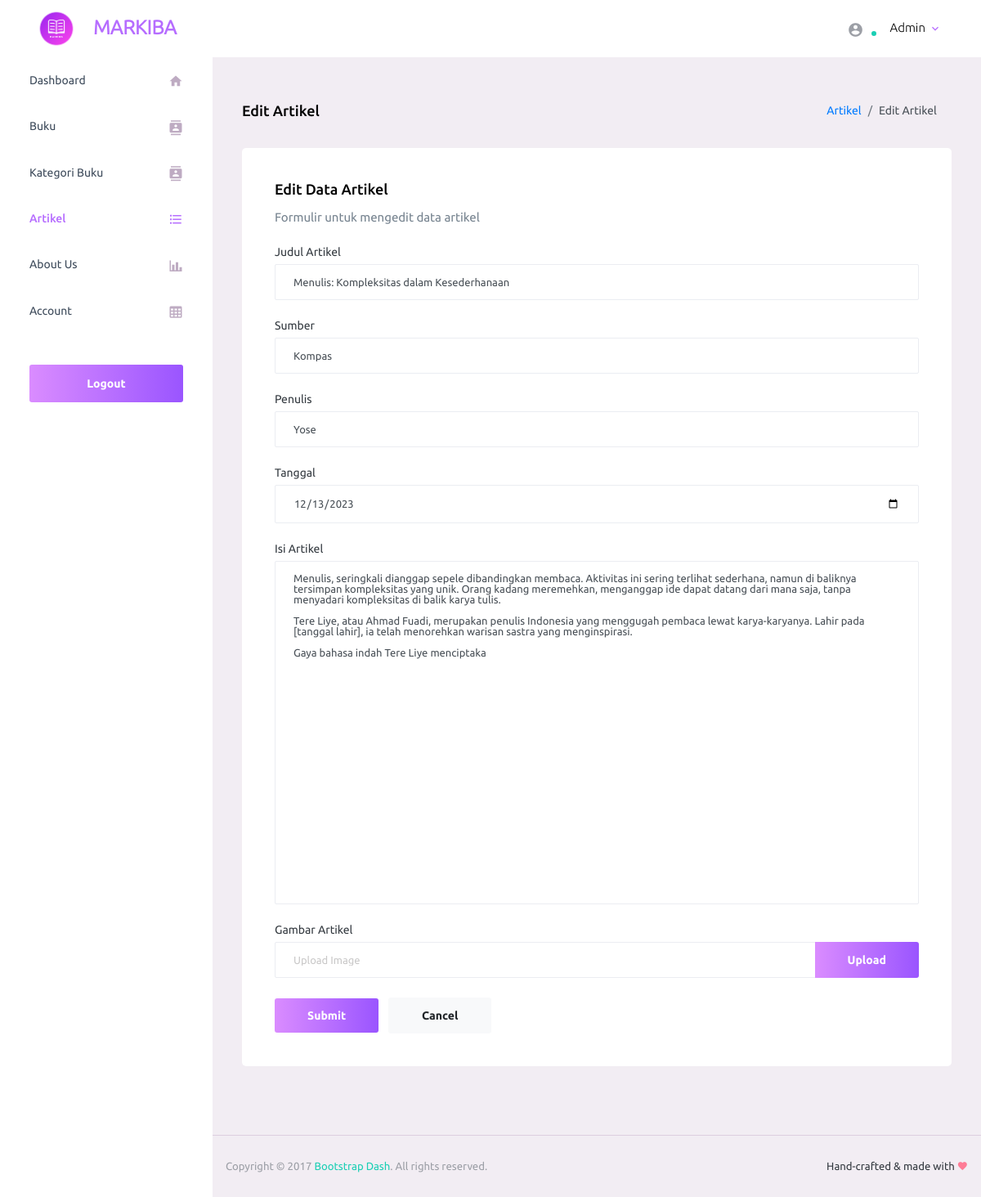
The app's page /pages/artikel/edit_artikel.php?id_artikel=1 (signed in) with its own data.
### tables this page shows
CREATE TABLE `artikel` (
  `id_artikel` int NOT NULL,
  `judul_artikel` text NOT NULL,
  `sumber` varchar(50) NOT NULL,
  `penulis` varchar(30) NOT NULL,
  `tanggal` date NOT NULL,
  `gambar` longblob NOT NULL,
  `isi_artikel` text NOT NULL
);

### pages/artikel/edit_artikel.php (the view, shortened to what this page needs)
<?php
include '../../../koneksi.php';
$id_artikel = $_GET['id_artikel'];
$sql = "SELECT * FROM artikel WHERE id_artikel = ?";
$stmt = mysqli_prepare($conn, $sql);
mysqli_stmt_bind_param($stmt, "s", $id_artikel);
mysqli_stmt_execute($stmt);
$result = mysqli_stmt_get_result($stmt);
if ($row = mysqli_fetch_assoc($result)) {
    $judul_artikel = $row['judul_artikel'];
    $sumber = $row['sumber'];
    $penulis = $row['penulis'];
    $tanggal = $row['tanggal'];
    $isi_artikel = $row['isi_artikel'];
} else {
    header("Location: artikel.php?status=error&message=Article not found");
    exit();
}
?>
<!DOCTYPE html>
<html lang="en">
<head>
  <link rel="stylesheet" href="../../vendors/iconfonts/mdi/css/materialdesignicons.min.css">
  <link rel="stylesheet" href="../../vendors/css/vendor.bundle.base.css">
  <link rel="stylesheet" href="../../css/style.css">
</head>
<body>
  <div class="container-scroller">
    <nav class="navbar default-layout-navbar col-lg-12 col-12 p-0 fixed-top d-flex flex-row">
      <div class="text-center navbar-brand-wrapper d-flex align-items-center justify-content-center">
        <a class="navbar-brand brand-logo" href="index.php"><img src="../../images/Markiba.png" alt="logo" style="width: 50px; height: 50px; margin-right:20px"/><span class="text-primary" style="font-weight: bold">MARKIBA<span></a>
      </div>
      <div class="navbar-menu-wrapper d-flex align-items-stretch">
        <ul class="navbar-nav navbar-nav-right">
          <li class="nav-item nav-profile dropdown">
            <a class="nav-link dropdown-toggle" id="profileDropdown" href="#" data-toggle="dropdown" aria-expanded="false">
              <div class="nav-profile-img">
                <i class="mdi mdi-account-circle"></i>
                <span class="availability-status online"></span>
              </div>
              <div class="nav-profile-text">
                <p class="mb-1 text-black">Admin</p>
              </div>
            </a>
          </li>
        </ul>
      </div>
    </nav>
    <div class="container-fluid page-body-wrapper">
      <nav class="sidebar sidebar-offcanvas" id="sidebar">
        <ul class="nav">
          <li class="nav-item">
            <a class="nav-link" href="../../index.php">
              <span class="menu-title">Dashboard</span>
              <i class="mdi mdi-home menu-icon"></i>
            </a>
          </li>
          <li class="nav-item">
            <a class="nav-link" href="../buku/buku.php">
              <span class="menu-title">Buku</span>
              <i class="mdi mdi-contacts menu-icon"></i>
            </a>
          </li>
          <li class="nav-item">
            <a class="nav-link" href="../kategori/kategori.php">
              <span class="menu-title">Kategori Buku</span>
              <i class="mdi mdi-contacts menu-icon"></i>
            </a>
          </li>
          <li class="nav-item active">
            <a class="nav-link" href="artikel.php">
              <span class="menu-title">Artikel</span>
              <i class="mdi mdi-format-list-bulleted menu-icon"></i>
            </a>
          </li>
          <li class="nav-item">
            <a class="nav-link" href="../about/about.php">
              <span class="menu-title">About Us</span>
              <i class="mdi mdi-chart-bar menu-icon"></i>
            </a>
          </li>
          <li class="nav-item">
            <a class="nav-link" href="../account/account.php">
              <span class="menu-title">Account</span>
              <i class="mdi mdi-table-large menu-icon"></i>
            </a>
          </li>
          <li class="nav-item sidebar-actions">
            <span class="nav-link">
              <a class="btn btn-block btn-lg btn-gradient-primary mt-1" href="../auth/process_logout.php">Logout</a>
            </span>
          </li>
        </ul>
      </nav>
      <div class="main-panel">
      <div class="content-wrapper">
          <div class="page-header">
            <h3 class="page-title">
              Edit Artikel
            </h3>
            <nav aria-label="breadcrumb">
              <ol class="breadcrumb">
                <li class="breadcrumb-item"><a href="#">Artikel</a></li>
                <li class="breadcrumb-item active" aria-current="page">Edit Artikel</li>
              </ol>
            </nav>
          </div>
          <div class="row">
            <div class="col-12 grid-margin stretch-card">
                <div class="card">
                    <div class="card-body">
                        <h4 class="card-title">Edit Data Artikel</h4>
                        <p class="card-description">
                            Formulir untuk mengedit data artikel
                        </p>
                        <form action="proses_edit_artikel.php" method="post" enctype="multipart/form-data">
                            <div class="form-group">
                                <label for="judul_artikel">Judul Artikel</label>
                                <input type="text" class="form-control" id="judul_artikel" name="judul_artikel" value="<?php echo $judul_artikel; ?>" required>
                            </div>
                            <div class="form-group">
                                <label for="sumber">Sumber</label>
                                <input type="text" class="form-control" id="sumber" name="sumber" value="<?php echo $sumber; ?>" required>
                            </div>
                            <div class="form-group">
                                <label for="penulis">Penulis</label>
                                <input type="text" class="form-control" id="penulis" name="penulis" value="<?php echo $penulis; ?>" required>
                            </div>
                            <div class="form-group">
                                <label for="tanggal">Tanggal</label>
                                <input type="date" class="form-control" id="tanggal" name="tanggal" value="<?php echo $tanggal; ?>" required>
                            </div>
                            <div class="form-group">
                                <label for="isi_artikel">Isi Artikel</label>
                                <textarea class="form-control" id="isi_artikel" name="isi_artikel" rows="30" required><?php echo $isi_artikel; ?></textarea>
                            </div>
                            <div class="form-group">
                                <label for="gambar">Gambar Artikel</label>
                                <div class="input-group col-xs-12">
                                    <input type="text" class="form-control file-upload-info" disabled placeholder="Upload Image">
                                    <span class="input-group-append">
                                        <button class="file-upload-browse btn btn-gradient-primary" type="button">Upload</button>
                                    </span>
                                </div>
                            </div>
                            <button type="submit" class="btn btn-gradient-primary mr-2">Submit</button>
                            <a href="artikel.php" class="btn btn-light">Cancel</a>
                        </form>
                    </div>
                </div>
            </div>
          </div>
        </div>
        <footer class="footer">
          <div class="d-sm-flex justify-content-center justify-content-sm-between">
            <span class="text-muted text-center text-sm-left d-block d-sm-inline-block">Copyright © 2017 <a href="https://www.bootstrapdash.com/" target="_blank">Bootstrap Dash</a>. All rights reserved.</span>
            <span class="float-none float-sm-right d-block mt-1 mt-sm-0 text-center">Hand-crafted & made with <i class="mdi mdi-heart text-danger"></i></span>
          </div>
        </footer>
      </div>
    </div>
  </div>
</body>
</html>

### records on screen
artikel: judul_artikel "Menulis: Kompleksitas dalam Kesederhanaan", sumber "Kompas", penulis "Yose", tanggal "12/13/2023", isi_artikel "Menulis, seringkali dianggap sepele dibandingkan membaca. Aktivitas ini sering terlihat sederhana, namun di baliknya tersimpan kompleksitas yang unik. Orang kadang meremehkan, menganggap ide dapat datang dari mana saja, tanpa menyadari kompleksitas di balik karya tulis. Tere Liye, atau Ahmad Fuadi, merupakan penulis Indonesia yang menggugah pembaca lewat karya-karyanya. Lahir pada [tanggal lahir], ia telah menorehkan warisan sastra yang menginspirasi. Gaya bahasa indah Tere Liye menciptaka"
